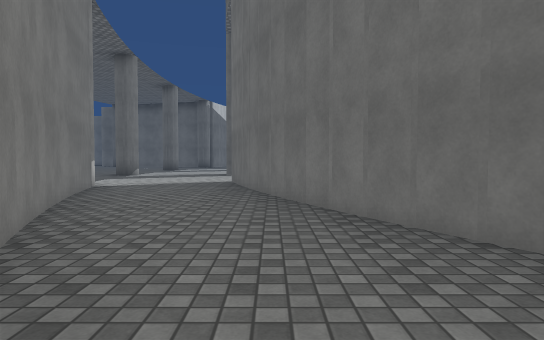
[1] (above)

24 first-person views from a walk through a Unity game level. The camera is 1.2 m above the floor, tilts 2° down and sees 75° across. The floor is counted in squares, 2 m on a side. Each view is taken from the middle of a square. On the plan, view 1 faces up. The plan holds only what a view shows up to about 10 squares ahead; the rest is blank. The place goes on beyond the plan. Some animated figures are not drawn. Surface patterns are stand-ins for the level's own textures.

[2]
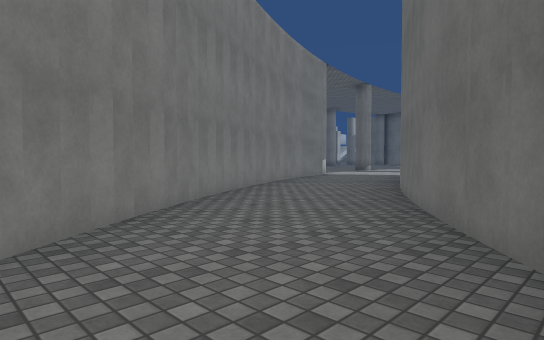

[3]
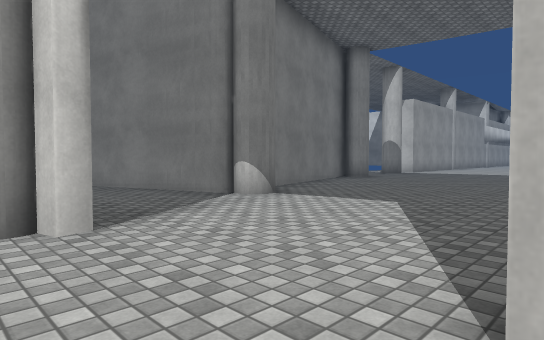

[4]
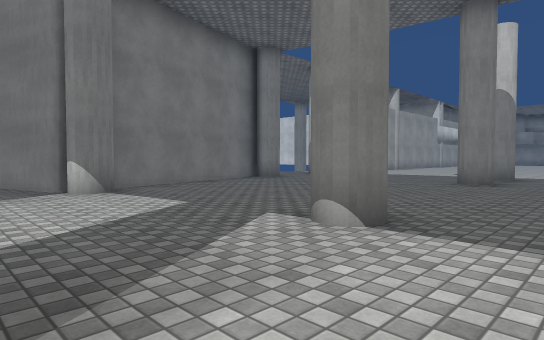

[5]
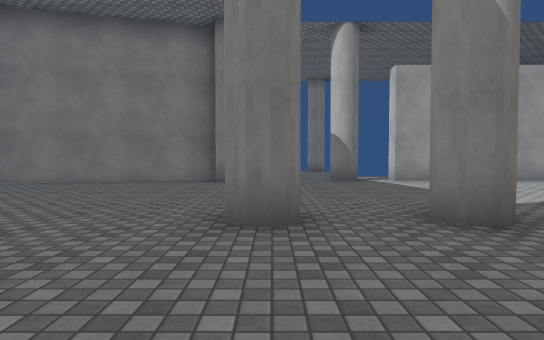

[6]
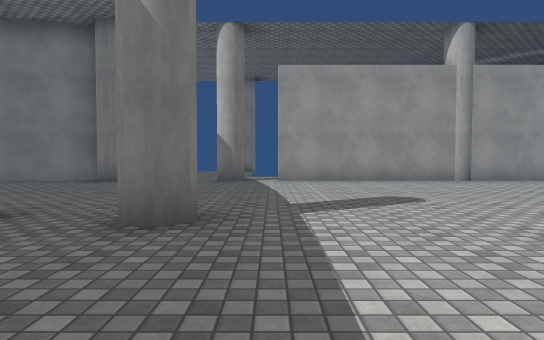

[7]
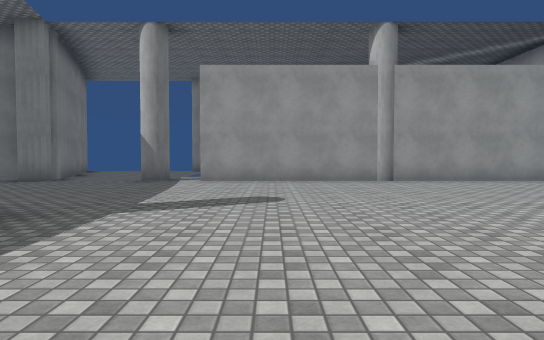

[8]
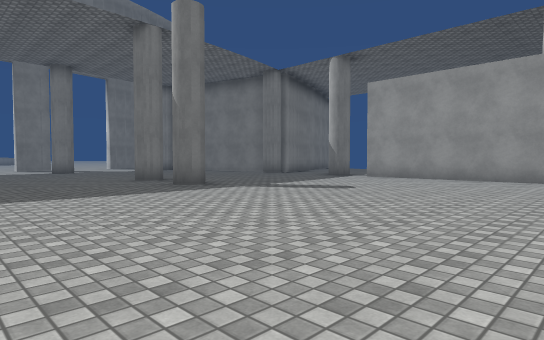

[9]
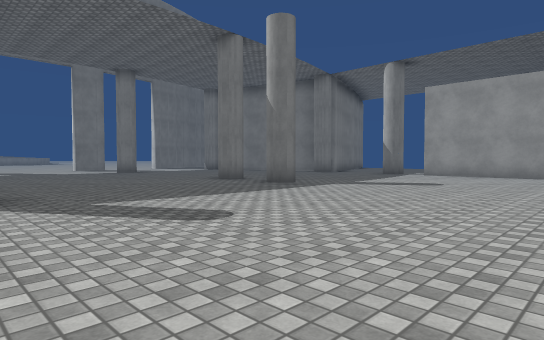

[10]
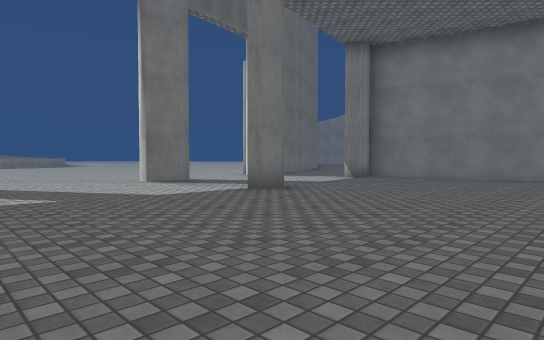

[11]
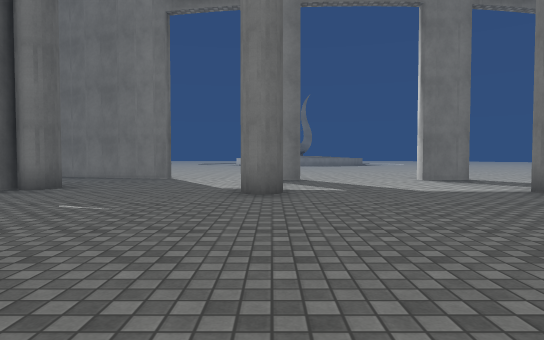

[12]
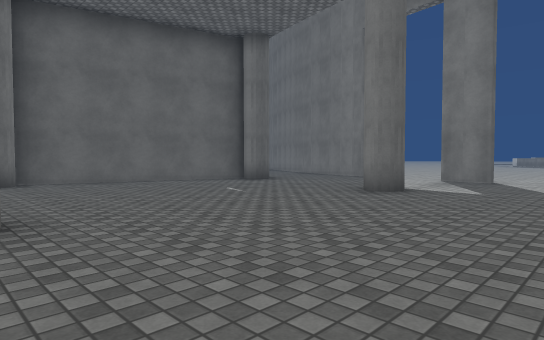

[13]
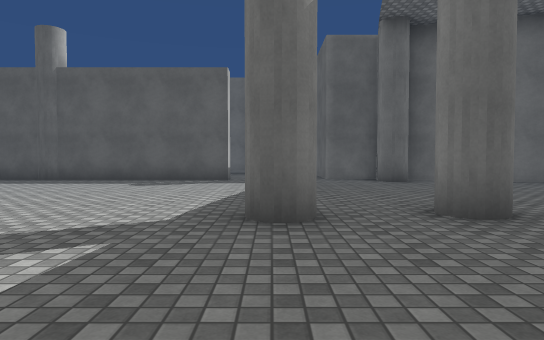

[14]
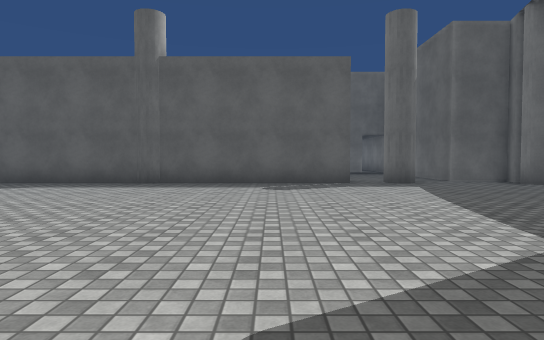

[15]
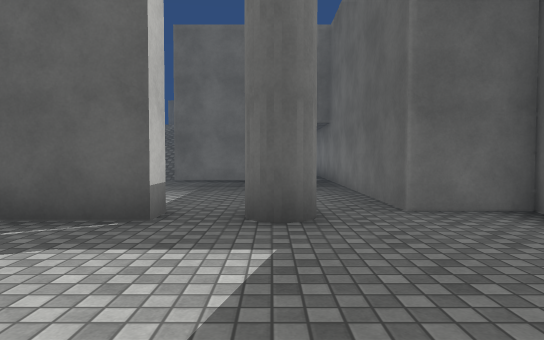

[16]
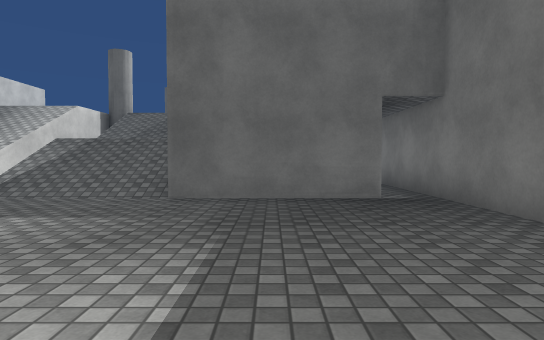

[17]
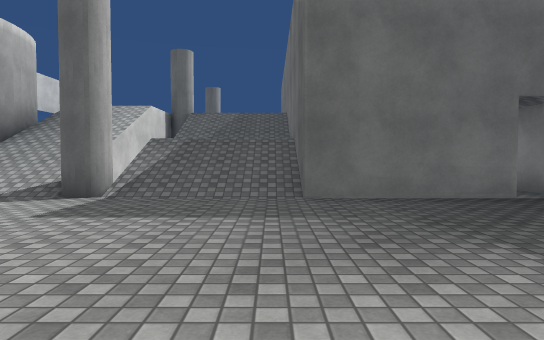

[18]
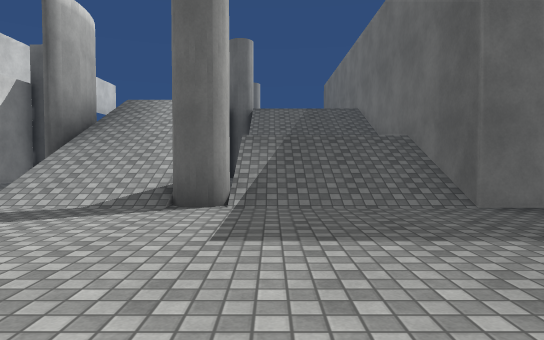

[19]
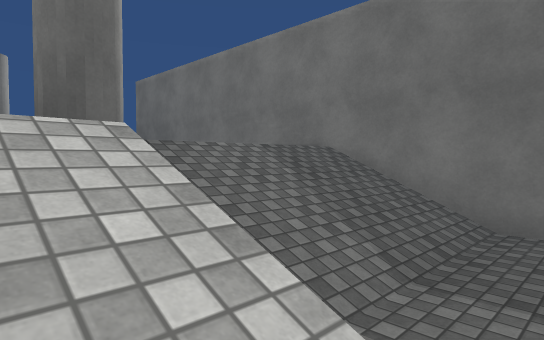

[20]
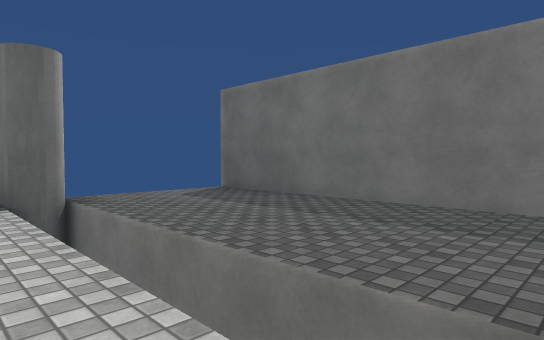

[21]
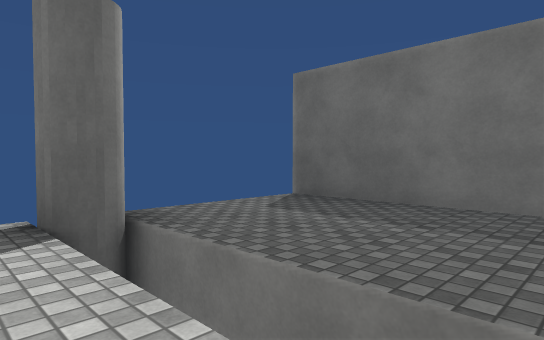

[22]
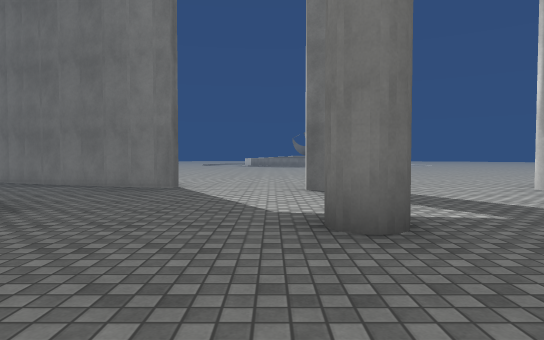

[23]
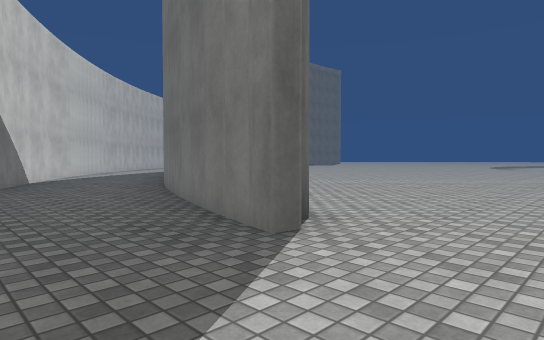

[24]
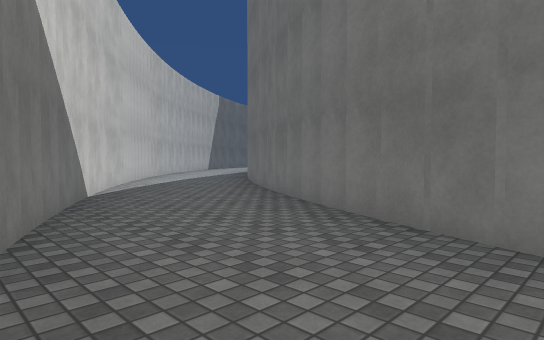

### Floor plan
Key: @ floor where view 1 was taken; # wall or solid block; . main floor; : floor 4 m higher than the main floor; / step, stairs or slope; v drop or lower ground.
Columns run from 20 left of view 1 to 6 right of it. Each row starts with its distance up from view 1.
 42  #   #
 41 :.:::#
 40 :v:::#
 39 :v:::#
 38 :v:::#
 37 :v:::#
 36 :.:::#
 35   ///#
 34 :v///#
 33 /v///#
 32 /v///#   #           #
 31 /v///#  .#          ##.
 30 /#///###.#         ##...
 29 .........#         #...#
 28 .........#        ##..##
 27 .........#        #...#
 26  ........#       ##..##
 25   .......#       #...#
 24     . .#.####     ..##  ..
 23 ######....#.#### ...#  ....
 22 ...............##...# .....
 21 ...................##......
 20 ...................#.......
 19  ..........................
 18  ......#.#.............
 17  ..............#...#...
 16 ......................
 15 .......................
 14 .......................
 13 ..................#....
 12 .......#.#.....#..##...
 11  ......................
 10 .....................
  9 .....................
  8 ...................##
  7 ................#...#
  6 ######.#..#.#####...#
  5         ..###   ##..#
  4                  #.. #
  3                  ##..##
  2                   #...#
  1                   ##..##
  0                    #@..##
 -1                    ##...#
 -2                     ##..
 -3                      #...

Positions as (right, up) in squares from view 1, and headings:
1: (0, 0), facing up
2: (4, -3), facing up-left
3: (0, 12), facing down-left
4: (-2, 14), facing down-left
5: (-11, 15), facing down
6: (-14, 15), facing down
7: (-16, 15), facing down
8: (-20, 16), facing down-right
9: (-19, 18), facing down-right
10: (-10, 17), facing down-right
11: (-11, 17), facing right
12: (-11, 14), facing up-right
13: (-13, 14), facing up
14: (-16, 15), facing up
15: (-13, 20), facing up
16: (-14, 24), facing up
17: (-16, 24), facing up
18: (-18, 25), facing up
19: (-20, 32), facing up-right
20: (-20, 36), facing up-right
21: (-20, 38), facing up-right
22: (-8, 18), facing right
23: (-3, 18), facing up-right
24: (-3, 22), facing up-right
